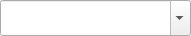
<?xml version="1.0" encoding="UTF-8"?>
<ui version="4.0">
 <author>R, Reucher</author>
 <class>ComboBoxEditWidget</class>
 <widget class="QWidget" name="ComboBoxEditWidget">
  <property name="geometry">
   <rect>
    <x>0</x>
    <y>0</y>
    <width>191</width>
    <height>36</height>
   </rect>
  </property>
  <layout class="QGridLayout" name="gridLayout">
   <property name="margin">
    <number>0</number>
   </property>
   <item row="0" column="0">
    <widget class="QComboBox" name="comboBoxValue">
     <property name="sizePolicy">
      <sizepolicy hsizetype="Preferred" vsizetype="Minimum">
       <horstretch>0</horstretch>
       <verstretch>0</verstretch>
      </sizepolicy>
     </property>
     <property name="editable">
      <bool>true</bool>
     </property>
    </widget>
   </item>
  </layout>
 </widget>
 <layoutdefault spacing="6" margin="6"/>
 <resources>
  <include location="qmc2.qrc"/>
 </resources>
 <connections/>
</ui>
